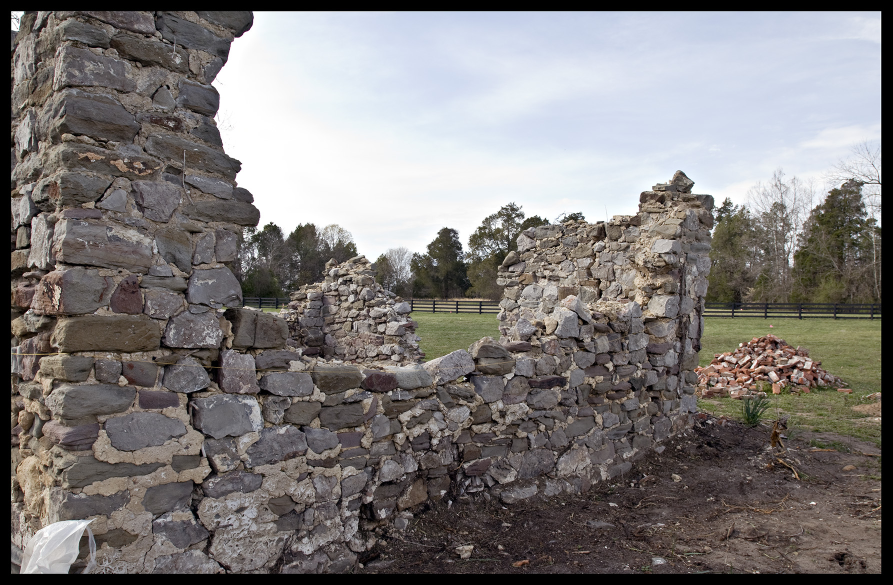
#> input picture _site/assets/images/gallery/2009wjg0411_0048.jpg, 1785 x 1170 px (shown at 1/2 size); its folder holds 4 pictures in this run
$ python gallery-image-metadata-scrape.py
#> lines starting #> are read from the running program, lines starting #| are printed output that depends on the picture
import glob
from PIL import Image, IptcImagePlugin

dataFile = open("../../_data/gallery-metadata.tsv", "w")

dataFile.write("path\ttpath\ttwidth\ttheight\ttitle\tlocation\theadline\tdescription\tcreator\tcity\tstate\tcountry\tcopyright\tcategories\n")

images = glob.glob("../images/gallery/*")
for image in images:
    img = Image.open(image)
#> img is the input picture: PIL image 1785x1170 RGB; mean R, G, B 126.6, 122.7, 121.7
    iptc = IptcImagePlugin.getiptcinfo(img)
#> iptc = 20 items

    empty = "".encode()

    # [4 lines of commented-out code are left out]

    path=image.replace("..", "assets")
    title=iptc.get((2, 5), empty).decode().replace('"', "")
    location=iptc.get((2, 92), empty).decode()
#> location = 'Newington'
    headline=iptc.get((2, 105), empty).decode()
    description=iptc.get((2, 120), empty).decode().replace("\r\r", " ").replace('<"\\r">', "").replace('"', "")#.replace("f'", "'").replace("\r\n", " ").replace("\n", " ")
    creator=iptc.get((2, 122), empty).decode()
#> creator = 'Willie Graham'
    city=iptc.get((2, 90), empty).decode()
#> city = 'King and Queen County'
    state=iptc.get((2, 95), empty).decode()
#> state = 'Virginia'
    country=iptc.get((2, 101), empty).decode()
#> country = 'USA'
    copyright=iptc.get((2, 116), empty).decode()
#> copyright = 'Willie Graham 2009'
    encoded_categories=iptc.get((2, 25), empty)
#> encoded_categories = 8 items
    categories = []
    for cat in encoded_categories:
        if type(cat) != int:
            categories.append(cat.decode().lower())
        else:
            categories.append(str(cat))
#> this loop made 8 passes
#> after the loop, categories = ['stone', 'outbuilding', 'ballast', 'masonry', 'brick', 'ruin', 'store', 'storehouse']

    img.thumbnail((300,img.size[1]*(300/img.size[0])))
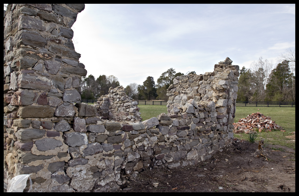
#> img: PIL image 299x196 RGB; mean R, G, B 126.7, 122.8, 121.9
    thumbnail_width = str(img.size[0])
#> thumbnail_width = '299'
    thumbnail_height = str(img.size[1])
#> thumbnail_height = '196'
    thumbnail_path = path.replace("gallery", "thumbnails")
    img.save(thumbnail_path.replace("assets", ".."))

    # [14 lines of commented-out code are left out]
    dataFile.write("\t".join([path,thumbnail_path,thumbnail_width,thumbnail_height,title,location,headline,description,creator,city,state,country,copyright,",".join(categories)]) + "\n")
#> pass 2 of the loop `for image in images:`:
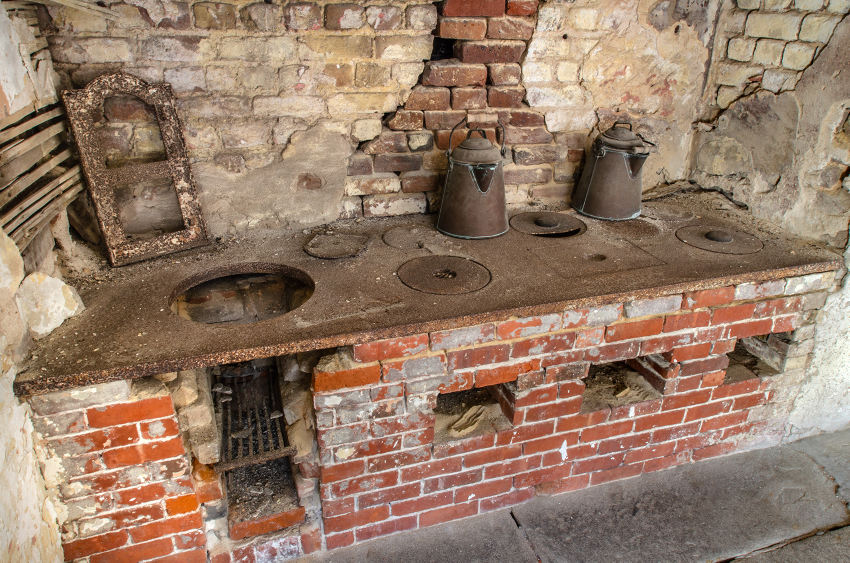
#> input picture _site/assets/images/gallery/2011wjg1112_0199.jpg, 1699 x 1125 px (shown at 1/2 size)
#> img is the input picture: PIL image 1699x1125 RGB; mean R, G, B 149.1, 122.6, 102.9
#> iptc = 18 items
#> title = '1850s stew stove detail'
#> location = 'Stew stove in the kitchen'
#> city = 'Charleston'
#> state = 'SC'
#> copyright = 'Willie Graham 2011'
#> encoded_categories = 9 items
#> the loop `for cat in encoded_categories:` made 9 passes
#> after the loop `for cat in encoded_categories:`: categories = ['stew stove', 'kitchen', 'cook', 'cooking', 'stove', 'brick', 'flue', 'hood', 'antebellum']
#> `img.thumbnail((300,img.size[1]*(300/img.size[0])))`:
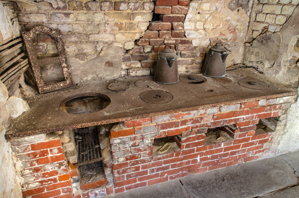
#> img: PIL image 299x198 RGB; mean R, G, B 149.2, 122.7, 103.1
#> pass 3 of the loop `for image in images:`:
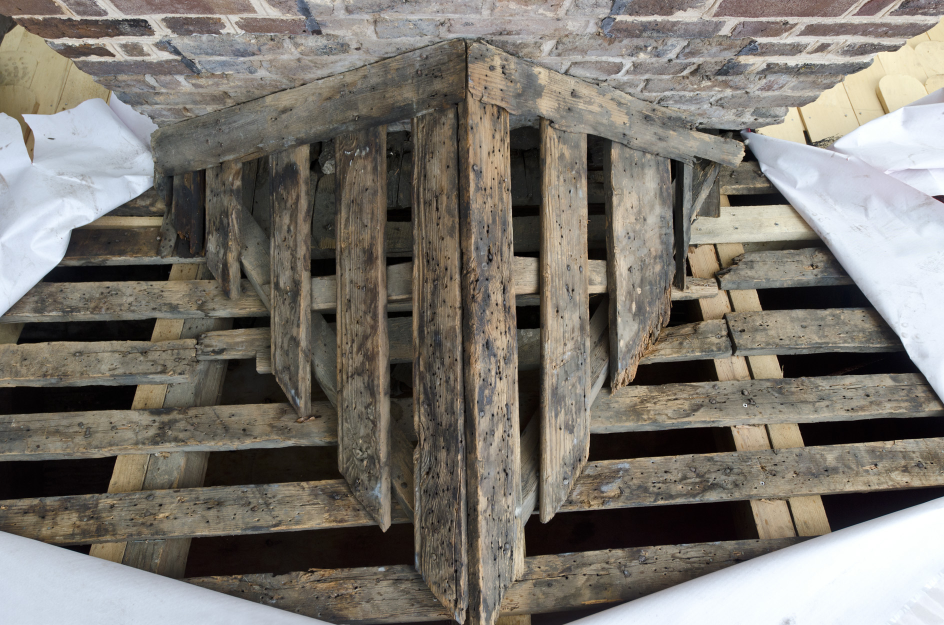
#> input picture _site/assets/images/gallery/2012wjg0904_1196.jpg, 1888 x 1250 px (shown at 1/2 size)
#> img is the input picture: PIL image 1888x1250 RGB; mean R, G, B 124.5, 119.7, 112.4
#> iptc = 16 items
#> location = 'Salubria'
#> creator = ''
#> city = 'Culpeper County'
#> state = 'VA'
#> copyright = 'Willie Graham 2012'
#> encoded_categories = 3 items
#> the loop `for cat in encoded_categories:` made 3 passes
#> after the loop `for cat in encoded_categories:`: categories = ['cricket', 'roof', 'lath']
#> `img.thumbnail((300,img.size[1]*(300/img.size[0])))`:
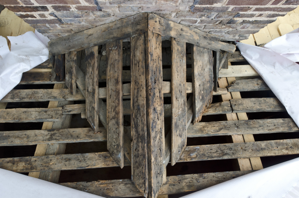
#> img: PIL image 299x198 RGB; mean R, G, B 124.4, 119.6, 112.3
#> the loop made 4 passes; the first 3 are shown

dataFile.close()
